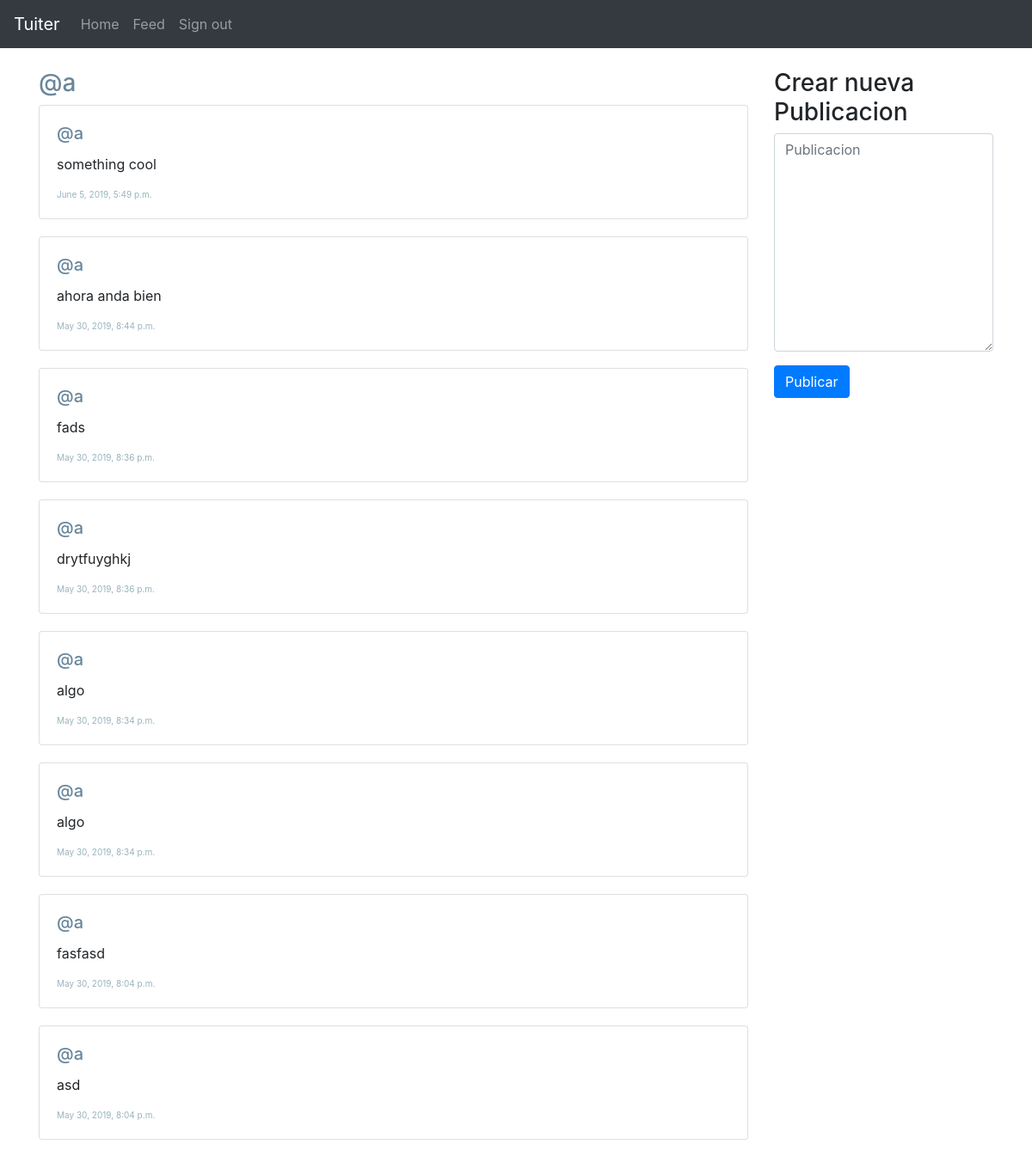
Page /a/ (signed in) on the committed database.
### Publicacion/models.py (models this page shows)
class Publicacion(models.Model):
  user = models.ForeignKey(User, related_name='publicacion', on_delete=models.DO_NOTHING)
  body = models.CharField(max_length=255)
  created_at = models.DateTimeField(auto_now_add=True)
  class Meta:
    ordering = ('-created_at',)

### Usuario/views.py (the view)
# urls.py: path('<str:username>/', profile, name='profile'),
def profile(request, username):
  if request.user.is_authenticated:
    user = User.objects.get(username=username)
    if request.method == 'POST':
      form = PublicacionForm(data=request.POST)
      if form.is_valid():
        Publicacion = form.save(commit=False)
        Publicacion.user = request.user
        Publicacion.save()
        redirecturl = request.POST.get('redirect', '/')
        return redirect(redirecturl)
    else:
      form = PublicacionForm()
    return render(request, 'profile.html', {'form': form, 'user': user})
  else:
    return redirect('/')

### Publicacion/forms.py
class PublicacionForm(forms.ModelForm):
  body = forms.CharField(required=True, widget=forms.widgets.Textarea(attrs={'placeholder': 'Publicacion', 'class': 'form-control'}))
  class Meta:
    model = Publicacion
    exclude = ('user',)

### templates/profile.html (shortened to what this page needs)
{% extends 'base.html' %}
{% block main %}
<div class="row">
  <div class="col-9">
    <font color="#68869b"> <h3>@{{ user.username }}</h3> </font>
    {% if user.publicacion.all %}
      {% for Publicacion in user.publicacion.all %}
        <div class="card" style="margin-bottom: 20px;">
          <div class="card-body">
            <font color="#68869b"> <h5 class="card-title">@{{ Publicacion.user.username}}</h5></font>
            <p class="card-text"> {{ Publicacion.body }}</p>
            <font color="#98b3bc" size="1"> <p class="card-text">{{ Publicacion.created_at }}</p></font>
          </div>
        </div>
      {% endfor %}
    {% else %}
      <p>No hay publicaciones!</p>
    {% endif %}
  </div>
  <div class="col-3">
    <h3>Crear nueva Publicacion</h3>
		<form action="/{{ request.user.username }}/" method="post">
			{% for field in form %}
				<div class="form-group">
					{{ field }}
				</div>
			{% endfor %}
			<input type="submit" value="Publicar" class="btn btn-primary">
		</form>
  </div>
</div>
{% endblock %}

### templates/base.html (shortened to what this page needs)
<!doctype html>
<html lang="en">
  <head>
    <link rel="stylesheet" href="https://maxcdn.bootstrapcdn.com/bootstrap/4.0.0/css/bootstrap.min.css">
  </head>
  <body style="padding-top: 80px;">
    <nav class="navbar navbar-expand-md navbar-dark bg-dark fixed-top">
      <a class="navbar-brand" href="/">Tuiter</a>
      <div class="collapse navbar-collapse" id="navbarsExampleDefault">
        <ul class="navbar-nav mr-auto">
          {% if request.user.is_authenticated %}
            <li class="nav-item">
              <a class="nav-link" href="/">Home</a>
            </li>
            <li class="nav-item">
              <a class="nav-link" href="/feed">Feed</a>
            </li>
            <li class="nav-item">
              <a class="nav-link" href="/signout">Sign out</a>
            </li>
          {% endif %}
        </ul>
      </div>
    </nav>
    <main role="main" class="container">
      {% block main %}
      {% endblock %}
    </main>
  </body>
</html>

### rows in the picture
Publicacion: user.username "a", body "something cool", created_at "June 5, 2019, 5:49 p.m."
Publicacion: user.username "a", body "ahora anda bien", created_at "May 30, 2019, 8:44 p.m."
Publicacion: user.username "a", body "fads", created_at "May 30, 2019, 8:36 p.m."
Publicacion: user.username "a", body "drytfuyghkj", created_at "May 30, 2019, 8:36 p.m."
Publicacion: user.username "a", body "algo", created_at "May 30, 2019, 8:34 p.m."
Publicacion: user.username "a", body "algo", created_at "May 30, 2019, 8:34 p.m."
Publicacion: user.username "a", body "fasfasd", created_at "May 30, 2019, 8:04 p.m."
Publicacion: user.username "a", body "asd", created_at "May 30, 2019, 8:04 p.m."

### other values in the picture
{{ user.username }} "a"
